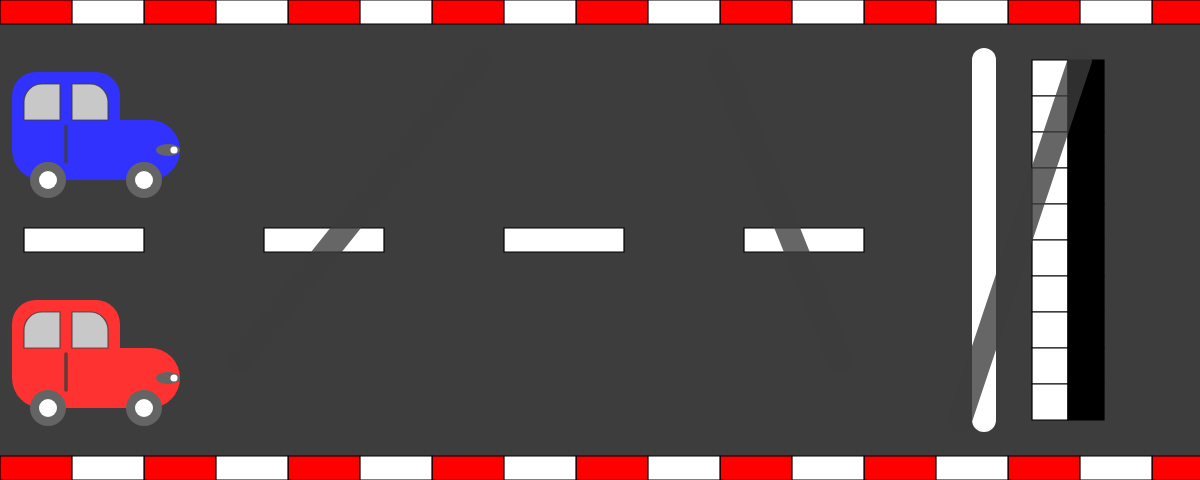
Frame 1 (no input)
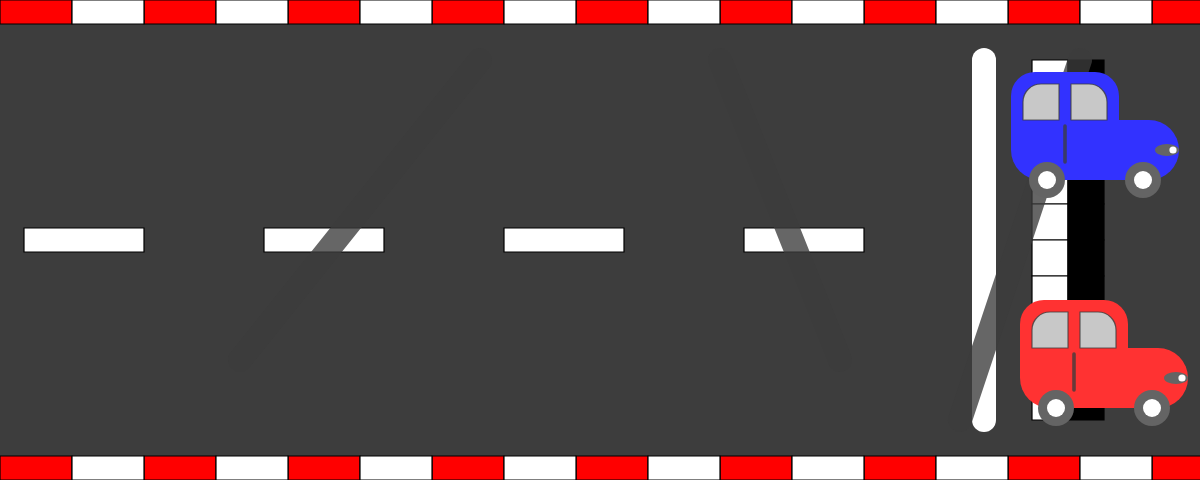
Frame 60 (no input)
Frame 120 (the mouse pressed at the canvas centre since frame 60): identical to frame 60, image omitted

The p5.js sketch that drew these frames (run headless with seeded random() and noise() and a simulated clock; from frame 60 on, the mouse is pressed at the canvas centre):

// p5.js sketch
// ── sketch.js
//Declara as variáveis do carro azul
let posx_c1 = 10, vel_c1 = 0, acel_c1 = 0, massa_c1 = 4;

//Declara as variáveis do carro vermelho
let posx_c2 = 10, vel_c2 = 0, acel_c2 = 0, massa_c2 = 5;

//Declara a força que será aplicada nos carros
let forca = 5;

//Tamanho base da animação original
const baseWidth = 1000;
const baseHeight = 400;
let escala;
let canvasElem;

function setup() {
  //calcula escala que cabe na janela sem distorcer
  escala = min(windowWidth / baseWidth, windowHeight / baseHeight);

  //cria canvas com tamanho já escalado (assim background só pinta essa área)
  const cw = floor(baseWidth * escala);
  const ch = floor(baseHeight * escala);
  canvasElem = createCanvas(cw, ch);

  //centraliza o canvas na janela
  canvasElem.position(floor((windowWidth - width) / 2), floor((windowHeight - height) / 2));
  //opcional: remove margem de body / inline-block efeitos
  canvasElem.style('display', 'block');
}

function draw() {
  //fundo da área da animação (só o canvas)
  background(61, 61, 61);

  //desenhamos em coordenadas base (1000x400) mas escaladas para o canvas
  push();
  scale(escala); //agora 1 unidade de desenho = escala pixels no canvas

  //Faixas vermelhas de cima e baixo
  strokeWeight(1);
  fill(255, 0, 0);
  for (let i = 0; i < baseWidth; i += 120) {
    rect(i, 0, 60, 20);
    rect(i, 380, 60, 20);
  }

  //Faixas brancas
  fill(255);
  for (let i = 60; i < baseWidth; i += 120) {
    rect(i, 0, 60, 20);
    rect(i, 380, 60, 20);
  }

  //Faixas centrais
  rect(20, 190, 100, 20);
  rect(220, 190, 100, 20);
  rect(420, 190, 100, 20);
  rect(620, 190, 100, 20);

  //Chegada (xadrez)
  for (let y = 50; y <= 320; y += 30) {
    fill(255);
    square(860, y, 30);
    //alternância simples (preto) para efeito xadrez
    if ((y / 30) % 2 === 0) {
      fill(0);
      square(890, y, 30);
      fill(255);
    } else {
      fill(0);
      square(890, y, 30);
      fill(255);
    }
  }

  //Linha de chegada
  strokeWeight(20);
  stroke(255);
  line(820, 50, 820, 350);

  //Manchas na pista
  stroke(61, 61, 61, 200);
  line(200, 300, 400, 50);
  line(700, 300, 600, 50);
  line(800, 350, 900, 50);

  //Estrutura metálica do carro azul
  strokeWeight(0);
  fill(50, 50, 255);
  rect(posx_c1, 100, 140, 50, 0, 30, 30, 30);
  rect(posx_c1, 60, 90, 40, 50, 30, 0, 0);

  //Estrutura metálica do carro vermelho
  fill(255, 50, 50);
  rect(posx_c2, 290, 140, 50, 0, 30, 30, 30);
  rect(posx_c2, 250, 90, 40, 50, 30, 0, 0);

  //Rodas e faróis (azul)
  fill(100);
  circle(posx_c1 + 30, 150, 30);
  circle(posx_c1 + 110, 150, 30);
  fill(255);
  circle(posx_c1 + 30, 150, 15);
  circle(posx_c1 + 110, 150, 15);
  fill(100);
  ellipse(posx_c1 + 130, 125, 20, 10);
  fill(255);
  circle(posx_c1 + 135, 125, 6);

  //Janelas carro azul
  strokeWeight(1);
  fill(200);
  rect(posx_c1 + 10, 70, 30, 30, 50, 0, 0, 0);
  square(posx_c1 + 50, 70, 30, 0, 50, 0, 0);
  strokeWeight(3);
  line(posx_c1 + 45, 105, posx_c1 + 45, 135);

  //Rodas e faróis (vermelho)
  strokeWeight(0);
  fill(100);
  circle(posx_c2 + 30, 340, 30);
  circle(posx_c2 + 110, 340, 30);
  fill(255);
  circle(posx_c2 + 30, 340, 15);
  circle(posx_c2 + 110, 340, 15);
  fill(100);
  ellipse(posx_c2 + 130, 315, 20, 10);
  fill(255);
  circle(posx_c2 + 135, 315, 6);

  //Janelas carro vermelho
  strokeWeight(1);
  fill(200);
  rect(posx_c2 + 10, 260, 30, 30, 50, 0, 0, 0);
  square(posx_c2 + 50, 260, 30, 0, 50, 0, 0);
  strokeWeight(3);
  line(posx_c2 + 45, 295, posx_c2 + 45, 325);

  pop(); //fim escala

  //Física do movimento (usa coordenadas 'base' — OK com escala aplicada ao desenho)
  if (posx_c1 < 15) {
    acel_c1 = forca / massa_c1;
  }
  vel_c1 += acel_c1;
  posx_c1 += vel_c1;

  if (posx_c2 < 15) {
    acel_c2 = forca / massa_c2;
  }
  vel_c2 += acel_c2;
  posx_c2 += vel_c2;

  if (posx_c1 > 800) {
    acel_c1 = 0;
    vel_c1 = 0;
  }

  if (posx_c2 > 800) {
    acel_c2 = 0;
    vel_c2 = 0;
    posx_c2 = 850;
  }
}

function windowResized() {
  //recalcula escala e redimensiona o canvas (mantendo a animação proporcional)
  escala = min(windowWidth / baseWidth, windowHeight / baseHeight);
  const cw = floor(baseWidth * escala);
  const ch = floor(baseHeight * escala);
  resizeCanvas(cw, ch);

  //recentraliza
  canvasElem.position(floor((windowWidth - width) / 2), floor((windowHeight - height) / 2));
}
